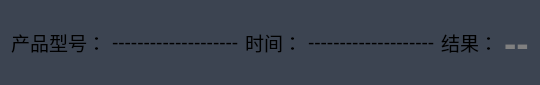
         <widget class="QWidget" name="widget_14" native="true">
          <property name="minimumSize">
           <size>
            <width>0</width>
            <height>85</height>
           </size>
          </property>
          <property name="maximumSize">
           <size>
            <width>16777215</width>
            <height>85</height>
           </size>
          </property>
          <property name="styleSheet">
           <string notr="true">		background-color: rgb(60, 68, 81);</string>
          </property>
          <layout class="QGridLayout" name="gridLayout_6">
           <property name="topMargin">
            <number>0</number>
           </property>
           <property name="bottomMargin">
            <number>0</number>
           </property>
           <item row="0" column="0">
            <widget class="QLabel" name="label_result_title_2">
             <property name="font">
              <font>
               <family>Microsoft YaHei UI</family>
               <pointsize>14</pointsize>
               <italic>false</italic>
               <bold>false</bold>
              </font>
             </property>
             <property name="text">
              <string>产品型号：</string>
             </property>
             <property name="alignment">
              <set>Qt::AlignRight|Qt::AlignTrailing|Qt::AlignVCenter</set>
             </property>
            </widget>
           </item>
           <item row="0" column="1">
            <widget class="QLabel" name="label_jobname">
             <property name="font">
              <font>
               <family>Microsoft YaHei UI</family>
               <pointsize>14</pointsize>
               <italic>false</italic>
               <bold>false</bold>
              </font>
             </property>
             <property name="styleSheet">
              <string notr="true"/>
             </property>
             <property name="text">
              <string>--------------------</string>
             </property>
            </widget>
           </item>
           <item row="0" column="2">
            <widget class="QLabel" name="label_result_title_3">
             <property name="font">
              <font>
               <family>Microsoft YaHei UI</family>
               <pointsize>14</pointsize>
               <italic>false</italic>
               <bold>false</bold>
              </font>
             </property>
             <property name="text">
              <string>时间：</string>
             </property>
             <property name="alignment">
              <set>Qt::AlignRight|Qt::AlignTrailing|Qt::AlignVCenter</set>
             </property>
            </widget>
           </item>
           <item row="0" column="3">
            <widget class="QLabel" name="label_time">
             <property name="font">
              <font>
               <family>Microsoft YaHei UI</family>
               <pointsize>14</pointsize>
               <italic>false</italic>
               <bold>false</bold>
              </font>
             </property>
             <property name="styleSheet">
              <string notr="true"/>
             </property>
             <property name="text">
              <string>--------------------</string>
             </property>
            </widget>
           </item>
           <item row="0" column="4">
            <widget class="QLabel" name="label_result_title">
             <property name="font">
              <font>
               <family>Microsoft YaHei UI</family>
               <pointsize>14</pointsize>
               <italic>false</italic>
               <bold>false</bold>
              </font>
             </property>
             <property name="text">
              <string>结果：</string>
             </property>
             <property name="alignment">
              <set>Qt::AlignRight|Qt::AlignTrailing|Qt::AlignVCenter</set>
             </property>
            </widget>
           </item>
           <item row="0" column="5">
            <widget class="QLabel" name="label_result">
             <property name="font">
              <font>
               <family>Microsoft YaHei UI</family>
               <pointsize>28</pointsize>
               <italic>false</italic>
               <bold>true</bold>
              </font>
             </property>
             <property name="styleSheet">
              <string notr="true">color: rgb(128, 128, 128);
font: 700 28pt &quot;Microsoft YaHei UI&quot;;</string>
             </property>
             <property name="text">
              <string>--</string>
             </property>
            </widget>
           </item>
          </layout>
         </widget>
